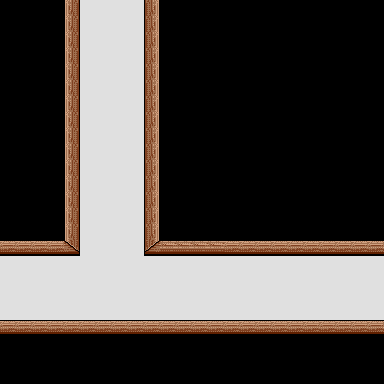

This game map was drawn from its Tiled (.tmx) file and the tilesets committed beside it. A one-line description and the full map source follow:
An orthogonal 24x24 tile map with 16x16 px tiles, 3 tile layers (background, road, walls).

<map version="1.2" tiledversion="1.3.4" orientation="orthogonal" renderorder="right-down" width="24" height="24" tilewidth="16" tileheight="16" infinite="0" nextlayerid="5" nextobjectid="1">
 <tileset firstgid="1" name="現代房間地圖" tilewidth="16" tileheight="16" tilecount="992" columns="16">
  <image source="現代房間地圖.png" width="256" height="1000" />
 </tileset>
 <layer id="3" name="background" width="24" height="24">
  <data encoding="csv">
196,196,196,196,196,196,196,196,196,196,196,196,196,196,196,196,196,196,196,196,196,196,196,196,
196,196,196,196,196,196,196,196,196,196,196,196,196,196,196,196,196,196,196,196,196,196,196,196,
196,196,196,196,196,196,196,196,196,196,196,196,196,196,196,196,196,196,196,196,196,196,196,196,
196,196,196,196,196,196,196,196,196,196,196,196,196,196,196,196,196,196,196,196,196,196,196,196,
196,196,196,196,196,196,196,196,196,196,196,196,196,196,196,196,196,196,196,196,196,196,196,196,
196,196,196,196,196,196,196,196,196,196,196,196,196,196,196,196,196,196,196,196,196,196,196,196,
196,196,196,196,196,196,196,196,196,196,196,196,196,196,196,196,196,196,196,196,196,196,196,196,
196,196,196,196,196,196,196,196,196,196,196,196,196,196,196,196,196,196,196,196,196,196,196,196,
196,196,196,196,196,196,196,196,196,196,196,196,196,196,196,196,196,196,196,196,196,196,196,196,
196,196,196,196,196,196,196,196,196,196,196,196,196,196,196,196,196,196,196,196,196,196,196,196,
196,196,196,196,196,196,196,196,196,196,196,196,196,196,196,196,196,196,196,196,196,196,196,196,
196,196,196,196,196,196,196,196,196,196,196,196,196,196,196,196,196,196,196,196,196,196,196,196,
196,196,196,196,196,196,196,196,196,196,196,196,196,196,196,196,196,196,196,196,196,196,196,196,
196,196,196,196,196,196,196,196,196,196,196,196,196,196,196,196,196,196,196,196,196,196,196,196,
196,196,196,196,196,196,196,196,196,196,196,196,196,196,196,196,196,196,196,196,196,196,196,196,
196,196,196,196,196,196,196,196,196,196,196,196,196,196,196,196,196,196,196,196,196,196,196,196,
196,196,196,196,196,196,196,196,196,196,196,196,196,196,196,196,196,196,196,196,196,196,196,196,
196,196,196,196,196,196,196,196,196,196,196,196,196,196,196,196,196,196,196,196,196,196,196,196,
196,196,196,196,196,196,196,196,196,196,196,196,196,196,196,196,196,196,196,196,196,196,196,196,
196,196,196,196,196,196,196,196,196,196,196,196,196,196,196,196,196,196,196,196,196,196,196,196,
196,196,196,196,196,196,196,196,196,196,196,196,196,196,196,196,196,196,196,196,196,196,196,196,
196,196,196,196,196,196,196,196,196,196,196,196,196,196,196,196,196,196,196,196,196,196,196,196,
196,196,196,196,196,196,196,196,196,196,196,196,196,196,196,196,196,196,196,196,196,196,196,196,
196,196,196,196,196,196,196,196,196,196,196,196,196,196,196,196,196,196,196,196,196,196,196,196
</data>
 </layer>
 <layer id="4" name="road" width="24" height="24">
  <data encoding="csv">
0,0,0,0,0,206,206,206,206,0,0,0,0,0,0,0,0,0,0,0,0,0,0,0,
0,0,0,0,0,206,206,206,206,0,0,0,0,0,0,0,0,0,0,0,0,0,0,0,
0,0,0,0,0,206,206,206,206,0,0,0,0,0,0,0,0,0,0,0,0,0,0,0,
0,0,0,0,0,206,206,206,206,0,0,0,0,0,0,0,0,0,0,0,0,0,0,0,
0,0,0,0,0,206,206,206,206,0,0,0,0,0,0,0,0,0,0,0,0,0,0,0,
0,0,0,0,0,206,206,206,206,0,0,0,0,0,0,0,0,0,0,0,0,0,0,0,
0,0,0,0,0,206,206,206,206,0,0,0,0,0,0,0,0,0,0,0,0,0,0,0,
0,0,0,0,0,206,206,206,206,0,0,0,0,0,0,0,0,0,0,0,0,0,0,0,
0,0,0,0,0,206,206,206,206,0,0,0,0,0,0,0,0,0,0,0,0,0,0,0,
0,0,0,0,0,206,206,206,206,0,0,0,0,0,0,0,0,0,0,0,0,0,0,0,
0,0,0,0,0,206,206,206,206,0,0,0,0,0,0,0,0,0,0,0,0,0,0,0,
0,0,0,0,0,206,206,206,206,0,0,0,0,0,0,0,0,0,0,0,0,0,0,0,
0,0,0,0,0,206,206,206,206,0,0,0,0,0,0,0,0,0,0,0,0,0,0,0,
0,0,0,0,0,206,206,206,206,0,0,0,0,0,0,0,0,0,0,0,0,0,0,0,
0,0,0,0,0,110,110,110,110,0,0,0,0,0,0,0,0,0,0,0,0,0,0,0,
110,110,110,110,110,110,110,110,110,110,110,110,110,110,110,110,110,110,110,110,110,110,110,110,
110,110,110,110,110,110,110,110,110,110,110,110,110,110,110,110,110,110,110,110,110,110,110,110,
110,110,110,110,110,110,110,110,110,110,110,110,110,110,110,110,110,110,110,110,110,110,110,110,
110,110,110,110,110,110,110,110,110,110,110,110,110,110,110,110,110,110,110,110,110,110,110,110,
110,110,110,110,110,110,110,110,110,110,110,110,110,110,110,110,110,110,110,110,110,110,110,110,
0,0,0,0,0,0,0,0,0,0,0,0,0,0,0,0,0,0,0,0,0,0,0,0,
0,0,0,0,0,0,0,0,0,0,0,0,0,0,0,0,0,0,0,0,0,0,0,0,
0,0,0,0,0,0,0,0,0,0,0,0,0,0,0,0,0,0,0,0,0,0,0,0,
0,0,0,0,0,0,0,0,0,0,0,0,0,0,0,0,0,0,0,0,0,0,0,0
</data>
 </layer>
 <layer id="1" name="walls" width="24" height="24">
  <data encoding="csv">
0,0,0,0,192,0,0,0,0,189,0,0,0,0,0,0,0,0,0,0,0,0,0,0,
0,0,0,0,192,0,0,0,0,189,0,0,0,0,0,0,0,0,0,0,0,0,0,0,
0,0,0,0,192,0,0,0,0,189,0,0,0,0,0,0,0,0,0,0,0,0,0,0,
0,0,0,0,192,0,0,0,0,189,0,0,0,0,0,0,0,0,0,0,0,0,0,0,
0,0,0,0,192,0,0,0,0,189,0,0,0,0,0,0,0,0,0,0,0,0,0,0,
0,0,0,0,192,0,0,0,0,189,0,0,0,0,0,0,0,0,0,0,0,0,0,0,
0,0,0,0,192,0,0,0,0,189,0,0,0,0,0,0,0,0,0,0,0,0,0,0,
0,0,0,0,192,0,0,0,0,189,0,0,0,0,0,0,0,0,0,0,0,0,0,0,
0,0,0,0,192,0,0,0,0,189,0,0,0,0,0,0,0,0,0,0,0,0,0,0,
0,0,0,0,192,0,0,0,0,189,0,0,0,0,0,0,0,0,0,0,0,0,0,0,
0,0,0,0,192,0,0,0,0,189,0,0,0,0,0,0,0,0,0,0,0,0,0,0,
0,0,0,0,192,0,0,0,0,189,0,0,0,0,0,0,0,0,0,0,0,0,0,0,
0,0,0,0,192,0,0,0,0,189,0,0,0,0,0,0,0,0,0,0,0,0,0,0,
0,0,0,0,192,0,0,0,0,189,0,0,0,0,0,0,0,0,0,0,0,0,0,0,
0,0,0,0,192,0,0,0,0,189,0,0,0,0,0,0,0,0,0,0,0,0,0,0,
78,78,78,78,240,0,0,0,0,237,72,72,72,72,78,78,78,78,78,78,78,78,78,78,
0,0,0,0,0,0,0,0,0,0,0,0,0,0,0,0,0,0,0,0,0,0,0,0,
0,0,0,0,0,0,0,0,0,0,0,0,0,0,0,0,0,0,0,0,0,0,0,0,
0,0,0,0,0,0,0,0,0,0,0,0,0,0,0,0,0,0,0,0,0,0,0,0,
0,0,0,0,0,0,0,0,0,0,0,0,0,0,0,0,0,0,0,0,0,0,0,0,
78,78,78,78,78,78,78,78,78,78,78,78,78,78,78,78,78,78,78,78,78,78,78,78,
0,0,0,0,0,0,0,0,0,0,0,0,0,0,0,0,0,0,0,0,0,0,0,0,
0,0,0,0,0,0,0,0,0,0,0,0,0,0,0,0,0,0,0,0,0,0,0,0,
0,0,0,0,0,0,0,0,0,0,0,0,0,0,0,0,0,0,0,0,0,0,0,0
</data>
 </layer>
</map>
